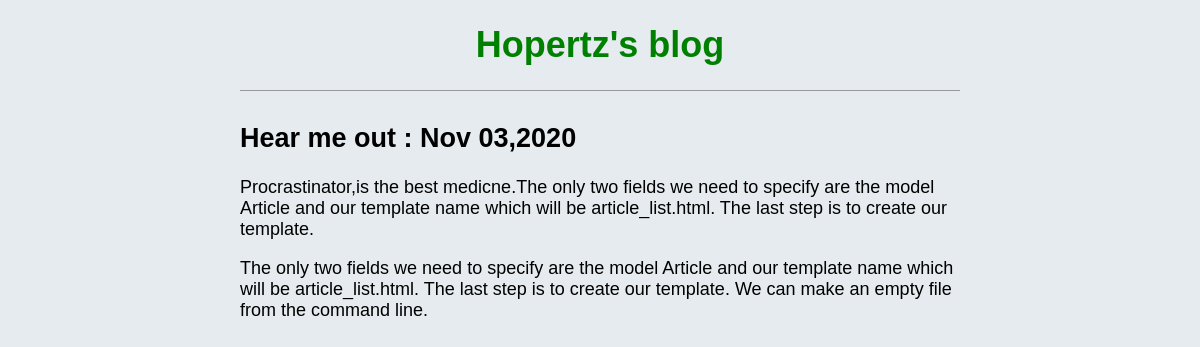
/blog/post/3/, run on the app's committed database.
### blog/models.py (models this page shows, shortened)
class Post(models.Model):
    title = models.CharField(max_length=200)
    author = models.ForeignKey(
        'auth.User',
        on_delete=models.CASCADE,
    )
    body = RichTextField(blank=True, null=True)
    post_date = models.DateTimeField(auto_now=True)

### blog/views.py (the view)
# urls.py: path('post/<int:pk>/', BlogDetailView.as_view(), name='post_detail'),
class BlogDetailView(DetailView):
    model = Post
    template_name = 'post_detail.html'

### templates/post_detail.html (shortened to what this page needs)
{% extends 'base.html' %}
  {% block content %}
   <div class="post-entry">
     <h2 >{{ post.title }} : {{post.post_date|date:'M d,Y'}}</h2>
     <p>{{ post.body|safe }}</p>
   </div>
{% endblock content %}

### blog/static/blog/css/base.css (style rules this page uses)
body { font-family: 'Source Sans Pro', sans-serif; font-size: 18px; background-color: #e5ebee; max-width: 720px; margin: 0 auto; }

### data on the page
Post: title "Hear me out", post_date "Nov 03,2020", body "Procrastinator,is the best medicne.The only two fields we need to specify are the model Article and our template name which will be article_list.html. The last step is to create our template. The only two fields we need to specify are the model Article and our template name which will be article_list.html. The last step is to create our template. We can make an empty file from the command line."
